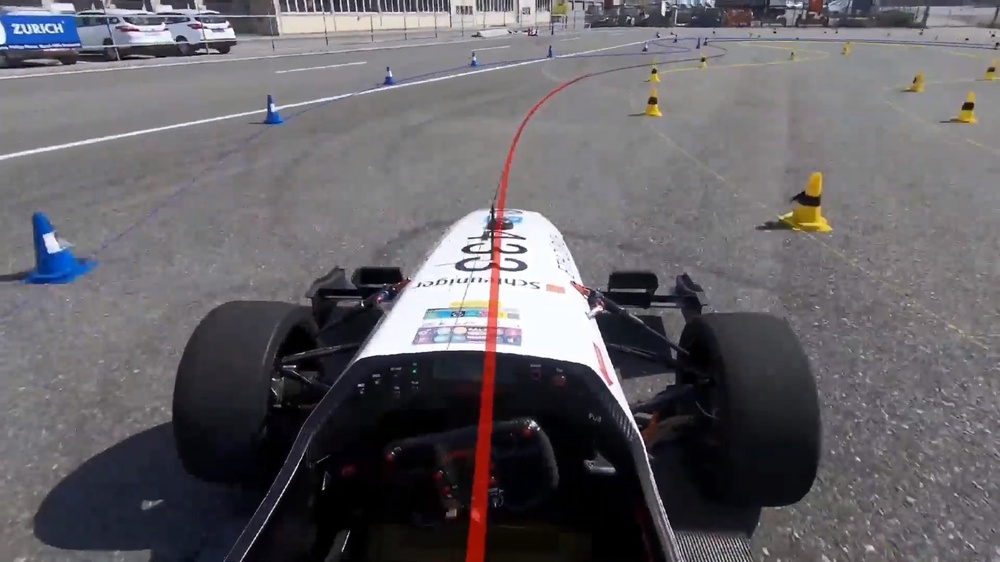
#> input picture img.jpg, 1000 x 562 px, shrunk from 1920 x 1080 before the run, given in place of Car.mp4, which was not available
$ python cones_detection.py
#> lines starting #> are read from the running program, lines starting #| are printed output that depends on the picture; after the words box and inside, x2 and y2 are one past the last pixel; in counts of white or black regions, pixels touching at a corner belong together; pictures that were not available may be replaced by others from this repository, and a replacement may not be noted
#> further down, frame is the input picture: shape (562, 1000, 3); mean B, G, R 102.2, 97.8, 100.5
import cv2
import numpy as np
import matplotlib.pyplot as plt

def process_frame(image):
    # Convert the image to HSV color space
    hsv_image = cv2.cvtColor(image, cv2.COLOR_BGR2HSV)
#> hsv_image: shape (562, 1000, 3); mean H, S, V 109.7, 38, 105.2

    '''
    color thresholding
    '''
    # Define the range for the blue color in HSV
    lower_blue = np.array([100, 150, 50])  # Lower bound for blue
    upper_blue = np.array([130, 255, 255]) # Upper bound for blue
    lower_yellow = np.array([20, 150, 100])   # Lower bound for yellow
    upper_yellow = np.array([40, 255, 255])   # Upper bound for yellow

    # Create a mask for the blue color
    blue_mask = cv2.inRange(hsv_image, lower_blue, upper_blue)
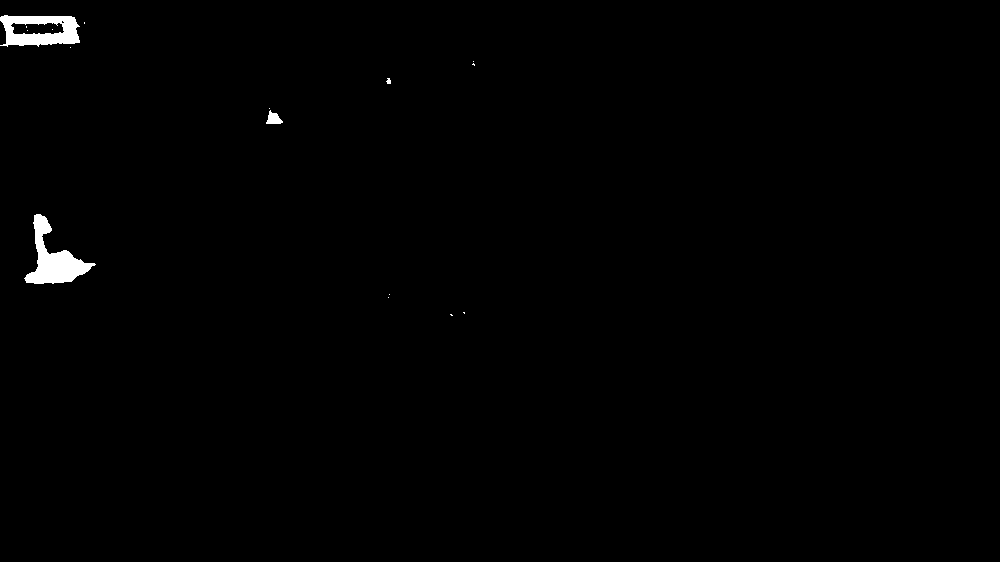
#> blue_mask: shape (562, 1000); 0.67% white; 16 white regions (12 under 20 px), largest, box (x1, y1, x2, y2) and area: (24, 214, 96, 284) 1923, (0, 15, 80, 47) 1631, (266, 110, 283, 124) 143, (386, 78, 391, 84) 22

    # Create a mask for the yellow color
    yellow_mask = cv2.inRange(hsv_image, lower_yellow, upper_yellow)
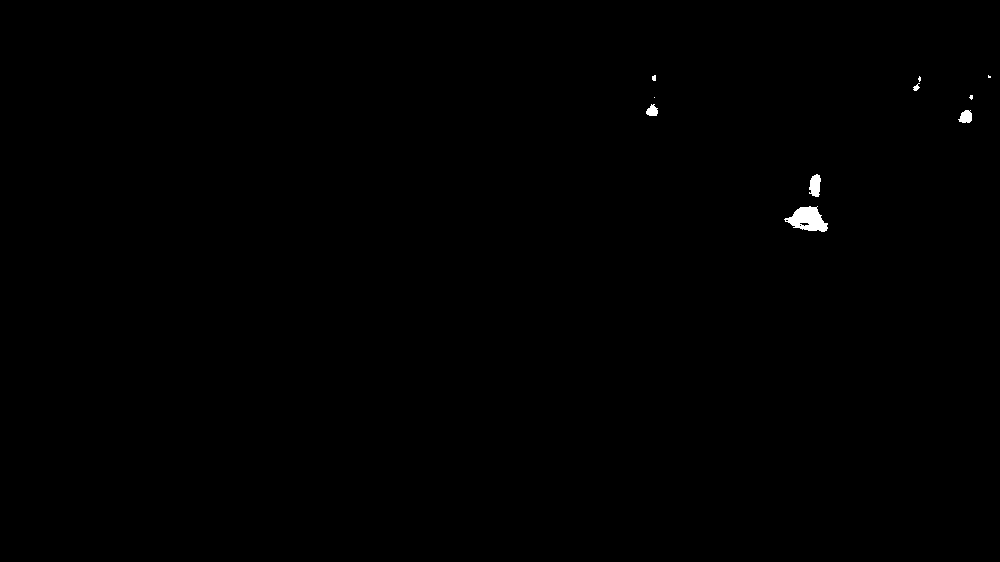
#> yellow_mask: shape (562, 1000); 0.22% white; 10 white regions (4 under 20 px), largest, box (x1, y1, x2, y2) and area: (784, 206, 828, 232) 690, (809, 174, 821, 197) 205, (958, 110, 972, 123) 135, (646, 104, 658, 116) 102, (913, 83, 920, 91) 30, (652, 75, 656, 81) 21


    # Combine the blue and yellow masks
    combined_mask = cv2.bitwise_or(blue_mask, yellow_mask)
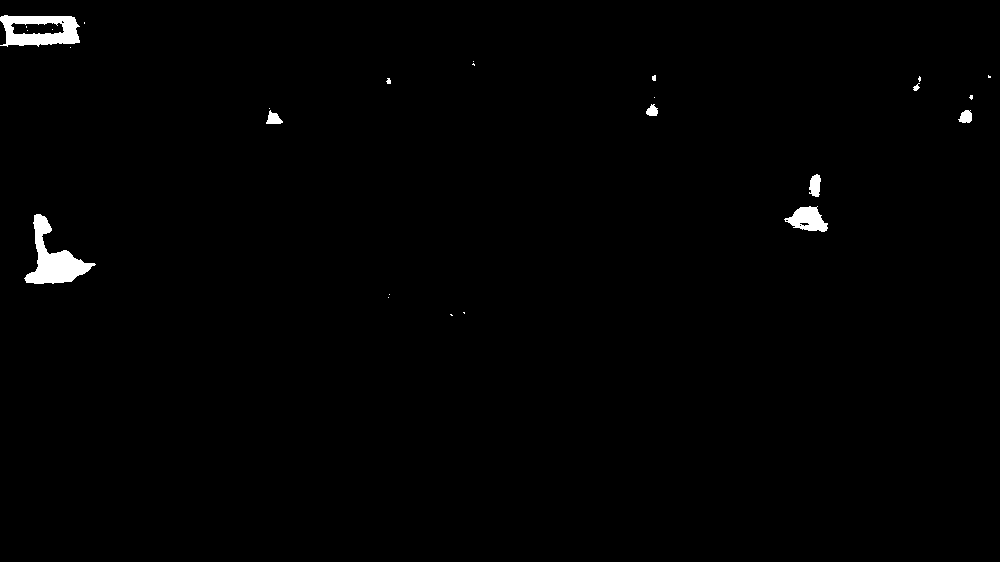
#> combined_mask: shape (562, 1000); 0.88% white; 26 white regions (16 under 20 px), largest, box (x1, y1, x2, y2) and area: (24, 214, 96, 284) 1923, (0, 15, 80, 47) 1631, (784, 206, 828, 232) 690

    # Apply the combined mask to the original image
    detected_cones = cv2.bitwise_and(image, image, mask=combined_mask)

    '''
    Opening and closing morphological operations
    '''
    kernel = np.ones((5, 5), np.uint8)

    opened_mask = cv2.morphologyEx(combined_mask, cv2.MORPH_OPEN, kernel)
#> opened_mask: shape (562, 1000); 0.82% white; 7 white regions, largest, box (x1, y1, x2, y2) and area: (26, 214, 91, 284) 1888, (1, 16, 79, 46) 1567, (788, 207, 827, 231) 643

    refined_mask = cv2.morphologyEx(opened_mask, cv2.MORPH_CLOSE, kernel)
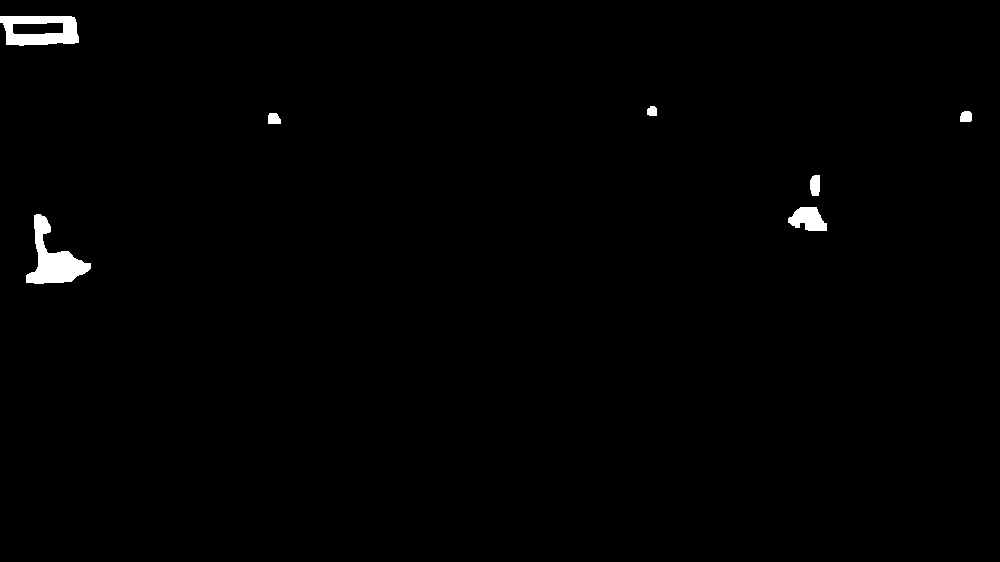
#> refined_mask: shape (562, 1000); 0.83% white; 7 white regions

    refined_cones = cv2.bitwise_and(image, image, mask=refined_mask)

    # Display the original image, the refined mask, and the final result
    '''
    fig, ax = plt.subplots(2, 3, figsize=(20, 10))


    ax[0][0].imshow(cv2.cvtColor(image, cv2.COLOR_BGR2RGB))
    ax[0][0].set_title("Original Image")
    ax[0][0].axis('off')

    ax[0][1].imshow(combined_mask, cmap='gray')
    ax[0][1].set_title("Combined Mask")
    ax[0][1].axis('off')

    ax[0][2].imshow(cv2.cvtColor(detected_cones, cv2.COLOR_BGR2RGB))
    ax[0][2].set_title("Detected Blue and Yellow Cones")
    ax[0][2].axis('off')

    ax[1][0].imshow(cv2.cvtColor(image, cv2.COLOR_BGR2RGB))
    ax[1][0].set_title("Original Image")
    ax[1][0].axis('off')

    ax[1][1].imshow(refined_mask, cmap='gray')
    ax[1][1].set_title("Refined Mask")
    ax[1][1].axis('off')

    ax[1][2].imshow(cv2.cvtColor(refined_cones, cv2.COLOR_BGR2RGB))
    ax[1][2].set_title("Refined Detection of Cones")
    ax[1][2].axis('off')

    plt.show()
    '''


    # Find contours in the refined mask
    contours, _ = cv2.findContours(refined_mask, cv2.RETR_EXTERNAL, cv2.CHAIN_APPROX_SIMPLE)
#> contours = 7 contours; box (x1, y1, x2, y2) and area: (0, 16, 79, 46) 1986, (26, 214, 91, 284) 1772, (788, 207, 827, 231) 597, (810, 175, 820, 196) 161, (268, 113, 281, 124) 106, (960, 111, 972, 122) 100, (647, 106, 657, 116) 72

    # Create a copy of the original image to draw contours on
    contour_image = image.copy()

    # Filter and draw the contours
    for contour in contours:
        # Filter by contour area (you can adjust these thresholds)
        if cv2.contourArea(contour) > 100:  # You might want to experiment with this threshold
            # Draw the contour on the image
            # cv2.drawContours(contour_image, [contour], -1, (0, 255, 0), 3)  # Green contours

            # Get the bounding rectangle coordinates
            x, y, w, h = cv2.boundingRect(contour)
            # Draw the rectangle on the image (color: green, thickness: 2)
            cv2.rectangle(contour_image, (x, y), (x + w, y + h), (0, 0, 255), 10)
#> this loop made 7 passes
#> (x, y, w, h) on passes 1, 2, 3, 4, 7: (26, 214, 65, 70), (788, 207, 39, 24), (810, 175, 10, 21), (268, 113, 13, 11), (0, 16, 79, 30)
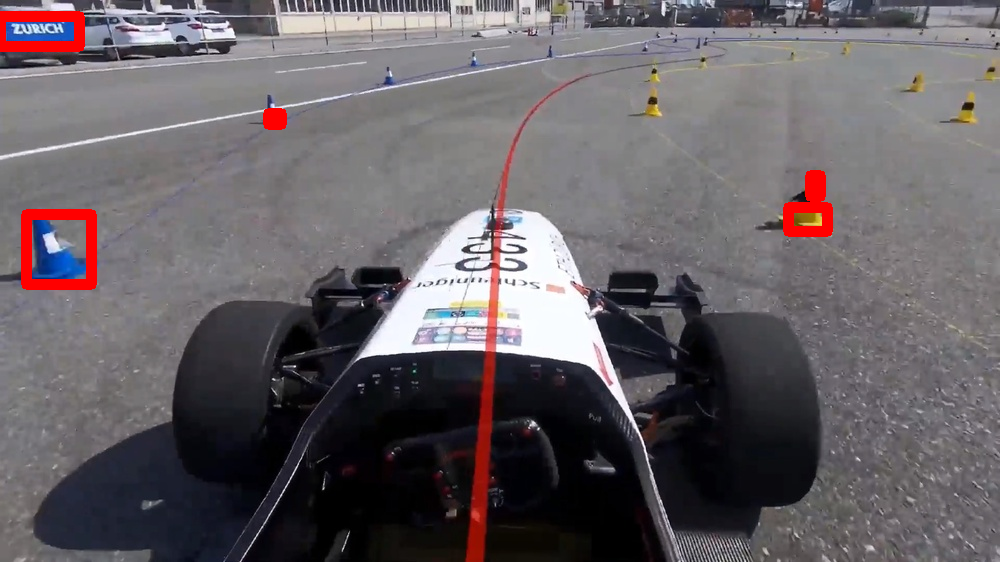
#> contour_image: shape (562, 1000, 3); 1.35% of pixels changed, all inside (x1, y1, x2, y2) = (0, 11, 833, 290)

    return contour_image

# Open the video file
video_path = 'Car.mp4'
cap = cv2.VideoCapture(video_path)

# Get video properties
width = int(cap.get(cv2.CAP_PROP_FRAME_WIDTH))
height = int(cap.get(cv2.CAP_PROP_FRAME_HEIGHT))
fps = int(cap.get(cv2.CAP_PROP_FPS))
frame_count = int(cap.get(cv2.CAP_PROP_FRAME_COUNT))

# Define the codec and create VideoWriter object
output_path = 'processed_video.mp4'
fourcc = cv2.VideoWriter_fourcc(*'mp4v')  # or 'XVID' for .avi files
out = cv2.VideoWriter(output_path, fourcc, fps, (width, height))

# Process each frame using the process_frame function
while cap.isOpened():
    ret, frame = cap.read()

    if not ret:
        break  # Exit loop if no more frames are available

    # Process the current frame
    processed_frame = process_frame(frame)

    # Write the processed frame to the output video
    out.write(processed_frame)

# Release the video objects
cap.release()
out.release()

# If you're running this in a script, you might want to close all OpenCV windows
cv2.destroyAllWindows()

print("Video processing complete. The output is saved at:", output_path)
